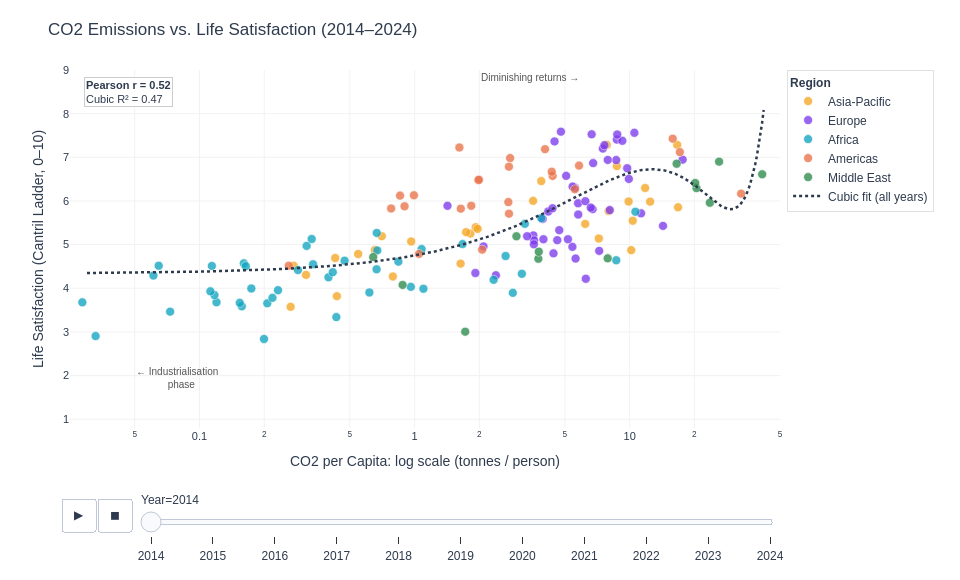

The notebook cell this image was saved under:
### Code cell
# colors
REGION_COLORS = {
    'Africa':"#11A5C0",             # teal
    'Americas':'#E8734A',           # coral
    'Asia-Pacific':'#F5A623',       # amber
    'Europe':'#7C3AED',             # violet
    'Middle East':'#2D8B4E',        # green
    'Other':'#9CA3AF',              # gray
}

plot_df = merged.sort_values(['Year', 'Country name']).copy()

# base scatter plot
fig1 = px.scatter(
    plot_df,
    x='co2_per_capita',
    y='life_satisfaction',
    animation_frame='Year',
    animation_group='Country name',
    color='region',
    color_discrete_map=REGION_COLORS,
    hover_name='Country name',
    hover_data={
        'co2_per_capita':':.2f',
        'life_satisfaction':':.2f',
        'region':True,
        'Year':False,
        'co2_key':False,
    },
    labels={
        'co2_per_capita':'CO2 per Capita (tonnes/person)',
        'life_satisfaction':'Life Satisfaction (0–10)',
        'region':'Region',
    },
    title='CO2 Emissions vs. Life Satisfaction (2014–2024)',
    log_x=True,
    range_x=[0.025, 50],
    range_y=[0.8, 9],
)

# markers
fig1.update_traces(
    marker=dict(size=9, opacity=0.78, line=dict(width=0.6, color='white')),
    selector=dict(mode='markers'),
)

# trace reg line
reg_trace = go.Scatter(
    x=x_smooth, y=y_smooth,
    mode='lines',
    name='Cubic fit (all years)',
    line=dict(color='#2E3B4E', width=2.5, dash='dot'),
    showlegend=True,
    hovertemplate='CO₂ = %{x:.2f}<br>Predicted LS = %{y:.2f}<extra>Cubic fit</extra>',
)
fig1.add_trace(reg_trace)

# repeat reg line so it's there for every animation frame
for frame in fig1.frames:
    frame.data = tuple(frame.data) + (
        go.Scatter(
            x=x_smooth, y=y_smooth,
            mode='lines',
            name='Cubic fit',
            line=dict(color='#2E3B4E', width=2.5, dash='dot'),
            showlegend=False,
        ),
    )

# annotations
annotations = [
    # stats box
    dict(
        text=(f'<b>Pearson r = {pearson_r:.2f}</b><br>'
              f'Cubic R² = {r2_cub:.2f}'),
        xref='paper', yref='paper', x=0.02, y=0.98,
        showarrow=False, align='left',
        bgcolor='rgba(255,255,255,0.88)',
        bordercolor='#CCCCCC', borderwidth=1,
        font=dict(size=11, family='Arial'),
    ),
    # industrialisation lab
    dict(
        text='← Industrialisation<br>   phase',
        xref='paper', yref='paper', x=0.09, y=0.1,
        showarrow=False, font=dict(size=10, color='#555555'),
        align='center',
    ),
    # diminishing returns
    dict(
        text='Diminishing returns →',
        xref='paper', yref='paper', x=0.72, y=1,
        showarrow=False, font=dict(size=10, color='#555555'),
    ),
]

# plot layout
fig1.update_layout(
    xaxis_title='CO2 per Capita: log scale (tonnes / person)',
    yaxis_title='Life Satisfaction (Cantril Ladder, 0–10)',
    plot_bgcolor='white',
    paper_bgcolor='white',
    font=dict(family='Arial', size=12, color='#2E3B4E'),
    legend=dict(
        title=dict(text='<b>Region</b>', font=dict(size=12)),
        x=1.01, y=1, xanchor='left',
        bgcolor='rgba(255,255,255,0.9)',
        bordercolor='#E0E0E0', borderwidth=1,
    ),
    annotations=annotations,
    height=580, width=960,
    margin=dict(l=70, r=180, t=70, b=70),
)
fig1.update_xaxes(showgrid=True, gridcolor='#F2F2F2', zeroline=False,
                  tickfont=dict(size=11))
fig1.update_yaxes(showgrid=True, gridcolor='#F2F2F2', zeroline=False,
                  tickfont=dict(size=11))

# animation speed
fig1.layout.updatemenus[0].buttons[0].args[1]['frame']['duration'] = 900
fig1.layout.updatemenus[0].buttons[0].args[1]['transition']['duration'] = 400

fig1.show()

### Figure 1 — Plotly figure (JSON) as saved in the notebook; plotly's stock layout.template omitted (floating-point values rounded to 4 significant figures; data arrays with more than 128 entries replaced by an {"elided": "..."} marker saying what was removed)
{"data": [{"customdata": [["Asia-Pacific", 2014, "Afghanistan"], ["Asia-Pacific", 2014, "Australia"], ["Asia-Pacific", 2014, "Bangladesh"], ["Asia-Pacific", 2014, "Bhutan"], ["Asia-Pacific", 2014, "Cambodia"], ["Asia-Pacific", 2014, "China"], ["Asia-Pacific", 2014, "Hong Kong"], ["Asia-Pacific", 2014, "India"], ["Asia-Pacific", 2014, "Indonesia"], ["Asia-Pacific", 2014, "Japan"], ["Asia-Pacific", 2014, "Kazakhstan"], ["Asia-Pacific", 2014, "Kyrgyzstan"], ["Asia-Pacific", 2014, "Laos"], ["Asia-Pacific", 2014, "Malaysia"], ["Asia-Pacific", 2014, "Mongolia"], ["Asia-Pacific", 2014, "Myanmar"], ["Asia-Pacific", 2014, "Nepal"], ["Asia-Pacific", 2014, "New Zealand"], ["Asia-Pacific", 2014, "Pakistan"], ["Asia-Pacific", 2014, "Philippines"], ["Asia-Pacific", 2014, "South Korea"], ["Asia-Pacific", 2014, "Singapore"], ["Asia-Pacific", 2014, "Sri Lanka"], ["Asia-Pacific", 2014, "Taiwan"], ["Asia-Pacific", 2014, "Tajikistan"], ["Asia-Pacific", 2014, "Thailand"], ["Asia-Pacific", 2014, "Turkmenistan"], ["Asia-Pacific", 2014, "Uzbekistan"], ["Asia-Pacific", 2014, "Vietnam"]], "hovertemplate": "<b>%{hovertext}</b><br><br>Region=%{customdata[0]}<br>CO2 per Capita (tonnes/person)=%{x:.2f}<br>Life Satisfaction (0–10)=%{y:.2f}<extra></extra>", "hovertext": ["Afghanistan", "Australia", "Bangladesh", "Bhutan", "Cambodia", "China", "Hong Kong SAR of China", "India", "Indonesia", "Japan", "Kazakhstan", "Kyrgyzstan", "Lao PDR", "Malaysia", "Mongolia", "Myanmar", "Nepal", "New Zealand", "Pakistan", "Philippines", "Republic of Korea", "Singapore", "Sri Lanka", "Taiwan Province of China", "Tajikistan", "Thailand", "Turkmenistan", "Uzbekistan", "Viet Nam"], "ids": ["Afghanistan", "Australia", "Bangladesh", "Bhutan", "Cambodia", "China", "Hong Kong SAR of China", "India", "Indonesia", "Japan", "Kazakhstan", "Kyrgyzstan", "Lao PDR", "Malaysia", "Mongolia", "Myanmar", "Nepal", "New Zealand", "Pakistan", "Philippines", "Republic of Korea", "Singapore", "Sri Lanka", "Taiwan Province of China", "Tajikistan", "Thailand", "Turkmenistan", "Uzbekistan", "Viet Nam"], "legendgroup": "Asia-Pacific", "marker": {"color": "#F5A623", "line": {"color": "white", "width": 0.6}, "opacity": 0.78, "size": 9, "symbol": "circle"}, "mode": "markers", "name": "Asia-Pacific", "orientation": "v", "showlegend": true, "type": "scatter", "x": [0.2652, 16.64, 0.4276, 1.817, 0.4353, 7.188, 6.215, 1.637, 1.924, 9.886, 16.79, 1.735, 0.6539, 7.983, 10.17, 0.3127, 0.2742, 7.827, 0.7038, 0.9644, 12.45, 8.721, 0.7925, 11.8, 0.5467, 3.881, 10.34, 3.557, 1.964], "xaxis": "x", "y": [3.575, 7.284, 4.694, 5.253, 3.819, 5.14, 5.474, 4.565, 5.399, 5.987, 5.855, 5.286, 4.876, 5.77, 4.874, 4.307, 4.514, 7.286, 5.194, 5.073, 5.984, 6.798, 4.271, 6.298, 4.786, 6.455, 5.548, 6.003, 5.36], "yaxis": "y"}, {"customdata": {"elided": "46x3 mixed values"}, "hovertemplate": "<b>%{hovertext}</b><br><br>Region=%{customdata[0]}<br>CO2 per Capita (tonnes/person)=%{x:.2f}<br>Life Satisfaction (0–10)=%{y:.2f}<extra></extra>", "hovertext": ["Albania", "Armenia", "Austria", "Azerbaijan", "Belarus", "Belgium", "Bosnia and Herzegovina", "Bulgaria", "Croatia", "Cyprus", "Czechia", "Denmark", "Estonia", "Finland", "France", "Georgia", "Germany", "Greece", "Hungary", "Iceland", "Ireland", "Israel", "Italy", "Kosovo", "Latvia", "Lithuania", "Luxembourg", "Malta", "Montenegro", "Netherlands", "North Macedonia", "Norway", "Poland", "Portugal", "Republic of Moldova", "Romania", "Russian Federation", "Serbia", "Slovakia", "Slovenia", "Spain", "Sweden", "Switzerland", "Türkiye", "Ukraine", "United Kingdom"], "ids": ["Albania", "Armenia", "Austria", "Azerbaijan", "Belarus", "Belgium", "Bosnia and Herzegovina", "Bulgaria", "Croatia", "Cyprus", "Czechia", "Denmark", "Estonia", "Finland", "France", "Georgia", "Germany", "Greece", "Hungary", "Iceland", "Ireland", "Israel", "Italy", "Kosovo", "Latvia", "Lithuania", "Luxembourg", "Malta", "Montenegro", "Netherlands", "North Macedonia", "Norway", "Poland", "Portugal", "Republic of Moldova", "Romania", "Russian Federation", "Serbia", "Slovakia", "Slovenia", "Spain", "Sweden", "Switzerland", "Türkiye", "Ukraine", "United Kingdom"], "legendgroup": "Europe", "marker": {"color": "#7C3AED", "line": {"color": "white", "width": 0.6}, "opacity": 0.78, "size": 9, "symbol": "circle"}, "mode": "markers", "name": "Europe", "orientation": "v", "showlegend": true, "type": "scatter", "x": [2.091, 1.918, 7.506, 3.566, 6.725, 8.66, 5.417, 6.253, 4.183, 5.766, 9.911, 6.657, 14.29, 8.719, 5.067, 2.388, 9.74, 7.219, 4.425, 10.52, 7.911, 7.633, 5.759, 3.941, 3.597, 4.379, 17.63, 5.564, 3.337, 9.249, 3.587, 8.754, 8.086, 4.607, 1.423, 3.973, 11.3, 5.165, 6.225, 6.592, 5.429, 4.474, 4.792, 4.706, 5.606, 6.765], "xaxis": "x", "y": [4.959, 4.35, 7.2, 5.212, 5.813, 6.937, 4.949, 4.218, 5.759, 5.689, 6.505, 7.527, 5.429, 7.406, 6.575, 4.297, 6.75, 4.857, 4.8, 7.561, 6.94, 7.278, 5.948, 5.589, 5.098, 5.833, 6.946, 6.302, 5.192, 7.378, 5.007, 7.522, 5.791, 5.102, 5.889, 5.124, 5.716, 5.123, 5.995, 5.848, 6.329, 7.364, 7.587, 5.332, 4.681, 6.867], "yaxis": "y"}, {"customdata": {"elided": "43x3 mixed values"}, "hovertemplate": "<b>%{hovertext}</b><br><br>Region=%{customdata[0]}<br>CO2 per Capita (tonnes/person)=%{x:.2f}<br>Life Satisfaction (0–10)=%{y:.2f}<extra></extra>", "hovertext": ["Algeria", "Angola", "Benin", "Botswana", "Burkina Faso", "Burundi", "Cameroon", "Central African Republic", "Chad", "Comoros", "Congo", "DR Congo", "Djibouti", "Egypt", "Ethiopia", "Gabon", "Ghana", "Guinea", "Kenya", "Lesotho", "Liberia", "Libya", "Madagascar", "Malawi", "Mali", "Mauritania", "Mauritius", "Morocco", "Mozambique", "Niger", "Nigeria", "Rwanda", "Senegal", "Sierra Leone", "South Africa", "Sudan", "Swaziland", "Tanzania", "Togo", "Tunisia", "Uganda", "Zambia", "Zimbabwe"], "ids": ["Algeria", "Angola", "Benin", "Botswana", "Burkina Faso", "Burundi", "Cameroon", "Central African Republic", "Chad", "Comoros", "Congo", "DR Congo", "Djibouti", "Egypt", "Ethiopia", "Gabon", "Ghana", "Guinea", "Kenya", "Lesotho", "Liberia", "Libya", "Madagascar", "Malawi", "Mali", "Mauritania", "Mauritius", "Morocco", "Mozambique", "Niger", "Nigeria", "Rwanda", "Senegal", "Sierra Leone", "South Africa", "Sudan", "Swaziland", "Tanzania", "Togo", "Tunisia", "Uganda", "Zambia", "Zimbabwe"], "legendgroup": "Africa", "marker": {"color": "#11A5C0", "line": {"color": "white", "width": 0.6}, "opacity": 0.78, "size": 9, "symbol": "circle"}, "mode": "markers", "name": "Africa", "orientation": "v", "showlegend": true, "type": "scatter", "x": [3.888, 0.9607, 0.4328, 3.154, 0.1573, 0.03288, 0.3978, 0.02853, 0.1538, 0.2317, 1.1, 0.06461, 0.4165, 2.33, 0.1142, 2.863, 0.4727, 0.2066, 0.2869, 1.078, 0.1607, 10.63, 0.12, 0.06107, 0.1742, 0.6659, 3.256, 1.672, 0.3148, 0.1174, 0.6669, 0.07302, 0.6165, 0.1641, 8.663, 0.3373, 0.6707, 0.2184, 0.1995, 2.65, 0.1124, 0.3324, 0.8408], "xaxis": "x", "y": [5.605, 4.033, 3.34, 4.332, 3.587, 2.906, 4.252, 3.678, 3.667, 3.956, 3.989, 4.517, 4.369, 4.194, 4.512, 3.896, 4.633, 3.656, 4.419, 4.898, 4.571, 5.754, 3.681, 4.292, 3.995, 4.436, 5.477, 5.013, 4.971, 3.845, 5.268, 3.465, 3.904, 4.507, 4.642, 4.55, 4.867, 3.781, 2.839, 4.739, 3.931, 5.129, 4.61], "yaxis": "y"}, {"customdata": [["Americas", 2014, "Argentina"], ["Americas", 2014, "Bolivia"], ["Americas", 2014, "Brazil"], ["Americas", 2014, "Canada"], ["Americas", 2014, "Chile"], ["Americas", 2014, "Colombia"], ["Americas", 2014, "Costa Rica"], ["Americas", 2014, "Dominican Republic"], ["Americas", 2014, "Ecuador"], ["Americas", 2014, "El Salvador"], ["Americas", 2014, "Guatemala"], ["Americas", 2014, "Haiti"], ["Americas", 2014, "Honduras"], ["Americas", 2014, "Jamaica"], ["Americas", 2014, "Mexico"], ["Americas", 2014, "Nicaragua"], ["Americas", 2014, "Panama"], ["Americas", 2014, "Paraguay"], ["Americas", 2014, "Peru"], ["Americas", 2014, "Suriname"], ["Americas", 2014, "Trinidad and Tobago"], ["Americas", 2014, "United States"], ["Americas", 2014, "Uruguay"], ["Americas", 2014, "Venezuela"]], "hovertemplate": "<b>%{hovertext}</b><br><br>Region=%{customdata[0]}<br>CO2 per Capita (tonnes/person)=%{x:.2f}<br>Life Satisfaction (0–10)=%{y:.2f}<extra></extra>", "hovertext": ["Argentina", "Bolivia", "Brazil", "Canada", "Chile", "Colombia", "Costa Rica", "Dominican Republic", "Ecuador", "El Salvador", "Guatemala", "Haiti", "Honduras", "Jamaica", "Mexico", "Nicaragua", "Panama", "Paraguay", "Peru", "Suriname", "Trinidad and Tobago", "United States", "Uruguay", "Venezuela"], "ids": ["Argentina", "Bolivia", "Brazil", "Canada", "Chile", "Colombia", "Costa Rica", "Dominican Republic", "Ecuador", "El Salvador", "Guatemala", "Haiti", "Honduras", "Jamaica", "Mexico", "Nicaragua", "Panama", "Paraguay", "Peru", "Suriname", "Trinidad and Tobago", "United States", "Uruguay", "Venezuela"], "legendgroup": "Americas", "marker": {"color": "#E8734A", "line": {"color": "white", "width": 0.6}, "opacity": 0.78, "size": 9, "symbol": "circle"}, "mode": "markers", "name": "Americas", "orientation": "v", "showlegend": true, "type": "scatter", "x": [4.382, 1.834, 2.781, 15.85, 4.343, 1.977, 1.616, 2.061, 2.729, 0.9931, 0.8561, 0.2601, 1.049, 2.747, 4.041, 0.778, 2.746, 0.8981, 1.64, 5.563, 32.98, 17.12, 1.991, 5.817], "xaxis": "x", "y": [6.574, 5.89, 6.983, 7.427, 6.67, 6.477, 7.226, 4.885, 5.975, 6.13, 6.123, 4.518, 4.788, 5.709, 7.187, 5.828, 6.786, 5.878, 5.824, 6.269, 6.168, 7.119, 6.485, 6.81], "yaxis": "y"}, {"customdata": [["Middle East", 2014, "Bahrain"], ["Middle East", 2014, "Iran"], ["Middle East", 2014, "Iraq"], ["Middle East", 2014, "Jordan"], ["Middle East", 2014, "Kuwait"], ["Middle East", 2014, "Lebanon"], ["Middle East", 2014, "Oman"], ["Middle East", 2014, "Qatar"], ["Middle East", 2014, "Saudi Arabia"], ["Middle East", 2014, "Palestine"], ["Middle East", 2014, "Syria"], ["Middle East", 2014, "United Arab Emirates"], ["Middle East", 2014, "Yemen"]], "hovertemplate": "<b>%{hovertext}</b><br><br>Region=%{customdata[0]}<br>CO2 per Capita (tonnes/person)=%{x:.2f}<br>Life Satisfaction (0–10)=%{y:.2f}<extra></extra>", "hovertext": ["Bahrain", "Iran", "Iraq", "Jordan", "Kuwait", "Lebanon", "Oman", "Qatar", "Saudi Arabia", "State of Palestine", "Syria", "United Arab Emirates", "Yemen"], "ids": ["Bahrain", "Iran", "Iraq", "Jordan", "Kuwait", "Lebanon", "Oman", "Qatar", "Saudi Arabia", "State of Palestine", "Syria", "United Arab Emirates", "Yemen"], "legendgroup": "Middle East", "marker": {"color": "#2D8B4E", "line": {"color": "white", "width": 0.6}, "opacity": 0.78, "size": 9, "symbol": "circle"}, "mode": "markers", "name": "Middle East", "orientation": "v", "showlegend": true, "type": "scatter", "x": [23.59, 7.904, 3.762, 2.976, 20.46, 3.78, 16.54, 41.31, 20.18, 0.6422, 1.72, 26.05, 0.8798], "xaxis": "x", "y": [5.96, 4.686, 4.677, 5.192, 6.295, 4.839, 6.853, 6.611, 6.411, 4.715, 3.006, 6.901, 4.077], "yaxis": "y"}, {"hovertemplate": "CO₂ = %{x:.2f}<br>Predicted LS = %{y:.2f}<extra>Cubic fit</extra>", "line": {"color": "#2E3B4E", "dash": "dot", "width": 2.5}, "mode": "lines", "name": "Cubic fit (all years)", "showlegend": true, "type": "scatter", "x": {"elided": "400 float values"}, "y": {"elided": "400 float values"}}], "layout": {"annotations": [{"align": "left", "bgcolor": "rgba(255,255,255,0.88)", "bordercolor": "#CCCCCC", "borderwidth": 1, "font": {"family": "Arial", "size": 11}, "showarrow": false, "text": "<b>Pearson r = 0.52</b><br>Cubic R² = 0.47", "x": 0.02, "xref": "paper", "y": 0.98, "yref": "paper"}, {"align": "center", "font": {"color": "#555555", "size": 10}, "showarrow": false, "text": "← Industrialisation<br>   phase", "x": 0.09, "xref": "paper", "y": 0.1, "yref": "paper"}, {"font": {"color": "#555555", "size": 10}, "showarrow": false, "text": "Diminishing returns →", "x": 0.72, "xref": "paper", "y": 1, "yref": "paper"}], "font": {"color": "#2E3B4E", "family": "Arial", "size": 12}, "height": 580, "legend": {"bgcolor": "rgba(255,255,255,0.9)", "bordercolor": "#E0E0E0", "borderwidth": 1, "title": {"font": {"size": 12}, "text": "<b>Region</b>"}, "tracegroupgap": 0, "x": 1.01, "xanchor": "left", "y": 1}, "margin": {"b": 70, "l": 70, "r": 180, "t": 70}, "paper_bgcolor": "white", "plot_bgcolor": "white", "sliders": [{"active": 0, "currentvalue": {"prefix": "Year="}, "len": 0.9, "pad": {"b": 10, "t": 60}, "steps": [{"args": [["2014"], {"frame": {"duration": 0, "redraw": false}, "fromcurrent": true, "mode": "immediate", "transition": {"duration": 0, "easing": "linear"}}], "label": "2014", "method": "animate"}, {"args": [["2015"], {"frame": {"duration": 0, "redraw": false}, "fromcurrent": true, "mode": "immediate", "transition": {"duration": 0, "easing": "linear"}}], "label": "2015", "method": "animate"}, {"args": [["2016"], {"frame": {"duration": 0, "redraw": false}, "fromcurrent": true, "mode": "immediate", "transition": {"duration": 0, "easing": "linear"}}], "label": "2016", "method": "animate"}, {"args": [["2017"], {"frame": {"duration": 0, "redraw": false}, "fromcurrent": true, "mode": "immediate", "transition": {"duration": 0, "easing": "linear"}}], "label": "2017", "method": "animate"}, {"args": [["2018"], {"frame": {"duration": 0, "redraw": false}, "fromcurrent": true, "mode": "immediate", "transition": {"duration": 0, "easing": "linear"}}], "label": "2018", "method": "animate"}, {"args": [["2019"], {"frame": {"duration": 0, "redraw": false}, "fromcurrent": true, "mode": "immediate", "transition": {"duration": 0, "easing": "linear"}}], "label": "2019", "method": "animate"}, {"args": [["2020"], {"frame": {"duration": 0, "redraw": false}, "fromcurrent": true, "mode": "immediate", "transition": {"duration": 0, "easing": "linear"}}], "label": "2020", "method": "animate"}, {"args": [["2021"], {"frame": {"duration": 0, "redraw": false}, "fromcurrent": true, "mode": "immediate", "transition": {"duration": 0, "easing": "linear"}}], "label": "2021", "method": "animate"}, {"args": [["2022"], {"frame": {"duration": 0, "redraw": false}, "fromcurrent": true, "mode": "immediate", "transition": {"duration": 0, "easing": "linear"}}], "label": "2022", "method": "animate"}, {"args": [["2023"], {"frame": {"duration": 0, "redraw": false}, "fromcurrent": true, "mode": "immediate", "transition": {"duration": 0, "easing": "linear"}}], "label": "2023", "method": "animate"}, {"args": [["2024"], {"frame": {"duration": 0, "redraw": false}, "fromcurrent": true, "mode": "immediate", "transition": {"duration": 0, "easing": "linear"}}], "label": "2024", "method": "animate"}], "x": 0.1, "xanchor": "left", "y": 0, "yanchor": "top"}], "title": {"text": "CO2 Emissions vs. Life Satisfaction (2014–2024)"}, "updatemenus": [{"buttons": [{"args": [null, {"frame": {"duration": 900, "redraw": false}, "fromcurrent": true, "mode": "immediate", "transition": {"duration": 400, "easing": "linear"}}], "label": "&#9654;", "method": "animate"}, {"args": [[null], {"frame": {"duration": 0, "redraw": false}, "fromcurrent": true, "mode": "immediate", "transition": {"duration": 0, "easing": "linear"}}], "label": "&#9724;", "method": "animate"}], "direction": "left", "pad": {"r": 10, "t": 70}, "showactive": false, "type": "buttons", "x": 0.1, "xanchor": "right", "y": 0, "yanchor": "top"}], "width": 960, "xaxis": {"anchor": "y", "domain": [0, 1], "gridcolor": "#F2F2F2", "range": [-1.602, 1.699], "showgrid": true, "tickfont": {"size": 11}, "title": {"text": "CO2 per Capita: log scale (tonnes / person)"}, "type": "log", "zeroline": false}, "yaxis": {"anchor": "x", "domain": [0, 1], "gridcolor": "#F2F2F2", "range": [0.8, 9], "showgrid": true, "tickfont": {"size": 11}, "title": {"text": "Life Satisfaction (Cantril Ladder, 0–10)"}, "zeroline": false}}}
